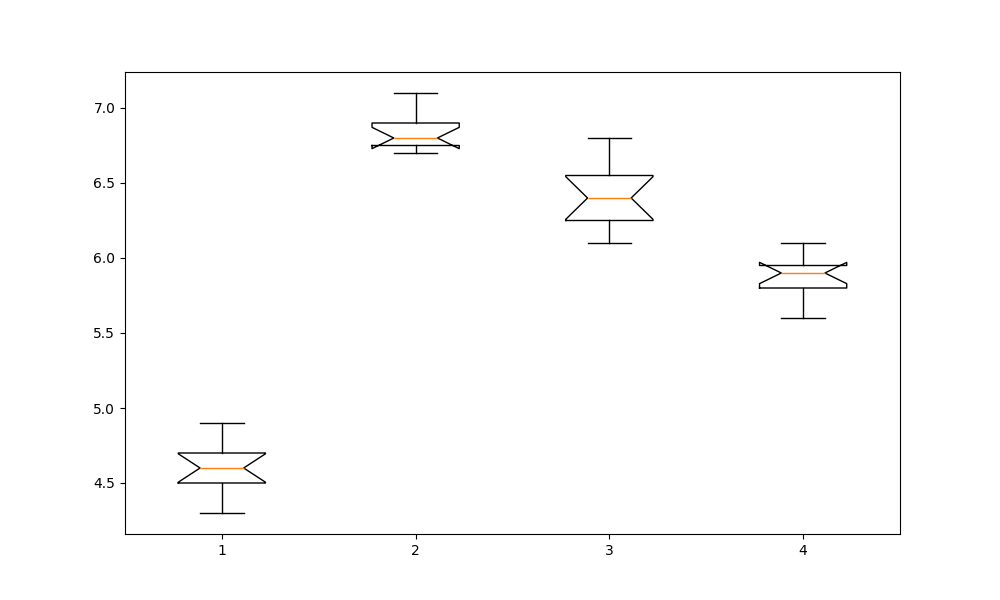

This chart was generated by the following Python code:
import matplotlib.pyplot as plt

data = [
    [4.3, 4.5, 4.7, 4.6, 4.8, 4.4, 4.9, 4.6, 4.7, 4.5, 4.6],
    [6.7, 6.8, 6.9, 6.8, 6.7, 6.9, 7.0, 6.8, 6.9, 6.7, 7.1],
    [6.1, 6.3, 6.2, 6.5, 6.4, 6.5, 6.2, 6.6, 6.7, 6.8, 6.4],
    [5.8, 5.7, 5.9, 5.8, 5.9, 6.0, 5.6, 6.1, 5.9, 5.8, 6.0]
]

fig, ax = plt.subplots(figsize=(10, 6))

ax.boxplot(
    data, 
    patch_artist=False,
    notch=True, 
    vert=True
)

plt.show()
